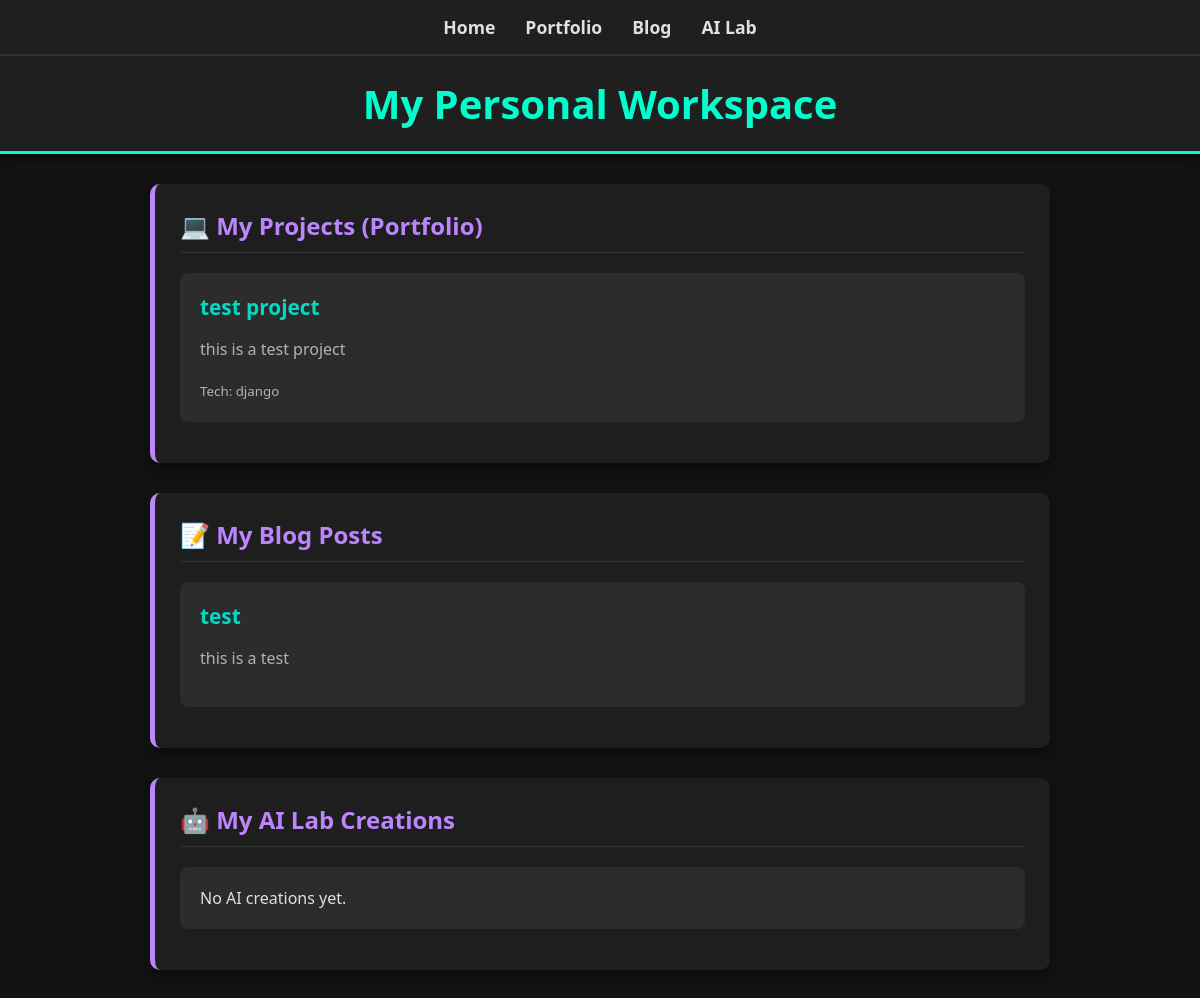
Before: / with the older database file.
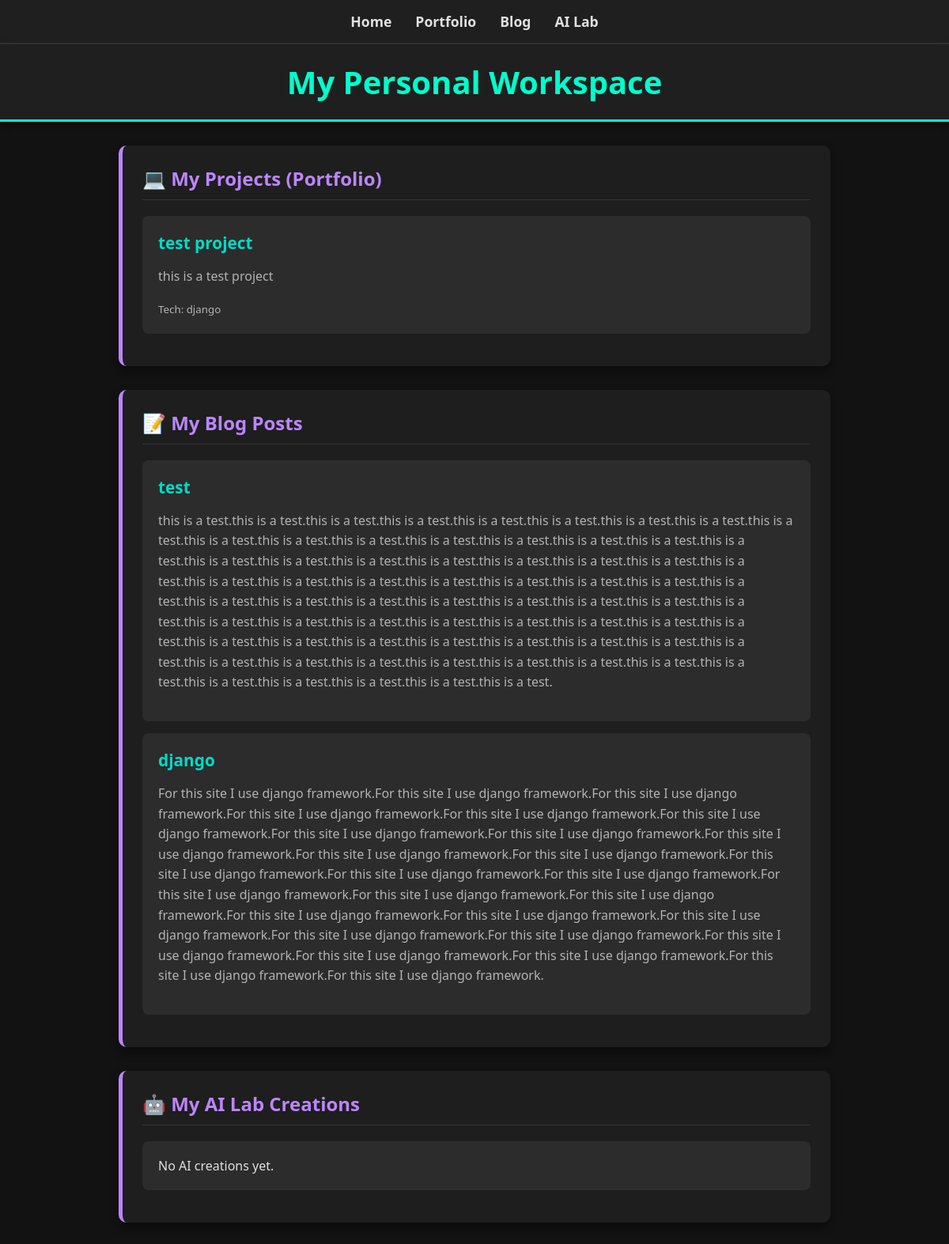
After: the same page with the newer database file.
### portfolio/models.py (models this page shows, shortened)
class Project(models.Model):
    title = models.CharField(max_length=200)
    description = models.TextField()
    technology = models.CharField(max_length=100)
    link = models.URLField(blank=True)
    image = models.ImageField(upload_to='portfolio_images/', blank=True, null=True)

### blog/models.py (models this page shows, shortened)
class Post(models.Model):
    title = models.CharField(max_length=200)
    content = models.TextField()
    created_on = models.DateTimeField(auto_now_add=True)
    image = models.ImageField(upload_to='blog_images/', blank=True, null=True)

### portfolio/views.py (the view)
# urls.py: path('',views.home_page,name='home'),
def home_page(request):
    projects = Project.objects.all()
    posts = Post.objects.all()
    ai_creation = AICreation.objects.all()
    context = {'projects':projects,
               'posts':posts,
               'ai_creation':ai_creation}
    return render(request, 'home.html', context)

### templates/home.html
{% extends 'base.html' %}
{% block content %}
<div class="container">
    <div class="section-card">
        <h2>💻 My Projects (Portfolio)</h2>
        <ul>
            {% for project in projects %}
                <li>
                    <strong>{{ project.title }}</strong>
                    <p>{{ project.description }}</p>
                    <small>Tech: {{ project.technology }}</small>
                </li>
            {% empty %}
                <li>No projects yet.</li>
            {% endfor %}
        </ul>
    </div>
    <div class="section-card">
        <h2>📝 My Blog Posts</h2>
        <ul>
            {% for post in posts %}
                <li>
                    <strong>{{ post.title }}</strong>
                    <p>{{ post.content }}</p>
                </li>
            {% empty %}
                <li>No posts yet.</li>
            {% endfor %}
        </ul>
    </div>
    <div class="section-card">
        <h2>🤖 My AI Lab Creations</h2>
        <ul>
            {% for ai in ai_creations %}
                <li>
                    <strong>{{ ai.title }}</strong>
                    <small style="float: right;">Type: {{ ai.creation_type }}</small>
                    <p>{{ ai.description }}</p>
                </li>
            {% empty %}
                <li>No AI creations yet.</li>
            {% endfor %}
        </ul>
    </div>
</div>
{% endblock %}

### templates/base.html (shortened to what this page needs)
{% load static %}
<!DOCTYPE html>
<html lang="en">
<head>
    <link rel="stylesheet" href="{% static 'css/style.css' %}">
</head>
<body>
    <nav class="navbar">
        <a href="{% url 'home' %}">Home</a>
        <a href="{% url 'portfolio' %}">Portfolio</a>
        <a href="{% url 'blog' %}">Blog</a>
        <a href="{% url 'ai_lab' %}">AI Lab</a>
    </nav>
    <header>
        <h1>My Personal Workspace</h1>
    </header>
    {% block content %}
    {% endblock %}
</body>
</html>

### static/css/style.css (style rules this page uses)
body { font-family: 'Segoe UI', Tahoma, Geneva, Verdana, sans-serif; background-color: #121212; color: #e0e0e0; margin: 0; padding: 0; }
header { background-color: #1f1f1f; padding: 20px; text-align: center; border-bottom: 3px solid #00ffcc; box-shadow: 0 4px 8px rgba(0,0,0,0.5); }
header h1 { margin: 0; color: #00ffcc; font-size: 2.5em; }
.container { display: flex; flex-direction: column; gap: 30px; padding: 30px; max-width: 900px; margin: 0 auto; }
.section-card { background-color: #1e1e1e; padding: 25px; border-radius: 10px; box-shadow: 0 6px 12px rgba(0,0,0,0.4); border-left: 5px solid #bb86fc; }
.section-card h2 { margin-top: 0; color: #bb86fc; border-bottom: 1px solid #333; padding-bottom: 10px; }
ul { list-style-type: none; padding: 0; }
li { background-color: #2c2c2c; margin-bottom: 15px; padding: 20px; border-radius: 8px; transition: transform 0.3s ease; }
strong { color: #03dac6; font-size: 1.3em; }
p, small { color: #b3b3b3; line-height: 1.6; }
.navbar { background-color: #1f1f1f; display: flex; justify-content: center; gap: 30px; padding: 15px; border-bottom: 2px solid #333; }
.navbar a { color: #e0e0e0; text-decoration: none; font-size: 1.1em; font-weight: bold; transition: color 0.3s ease; }

Changed rows visible on the page:
changed Post "test": content "this is a test" → "this is a test.this is a test.this is a test.this is a test.this is a test.this is a test.this is a test.this is a test.this is a test.this is a test.this is a test.this is a test.this is a test.this is a test.this is a test.this is a test.this is a test.this is a test.this is a test.this is a test.this is a test.this is a test.this is a test.this is a test.this is a test.this is a test.this is a test.this is a test.this is a test.this is a test.this is a test.this is a test.this is a test.this is a test.this is a test.this is a test.this is a test.this is a test.this is a test.this is a test.this is a test.this is a test.this is a test.this is a test.this is a test.this is a test.this is a…"
added Post: title "django", content "For this site I use django framework.For this site I use django framework.For this site I use django framework.For this site I use django framework.For this site I use django framework.For this site I use django framework.For this site I use django framework.For this site I use django framework.For this site I use django framework.For this site I use django framework.For this site I use django framework.For this site I use django framework.For this site I use django framework.For this site I use django framework.For this site I use django framework.For this site I use django framework.For this site I use django framework.For this site I use django framework.For this site I use django…"
